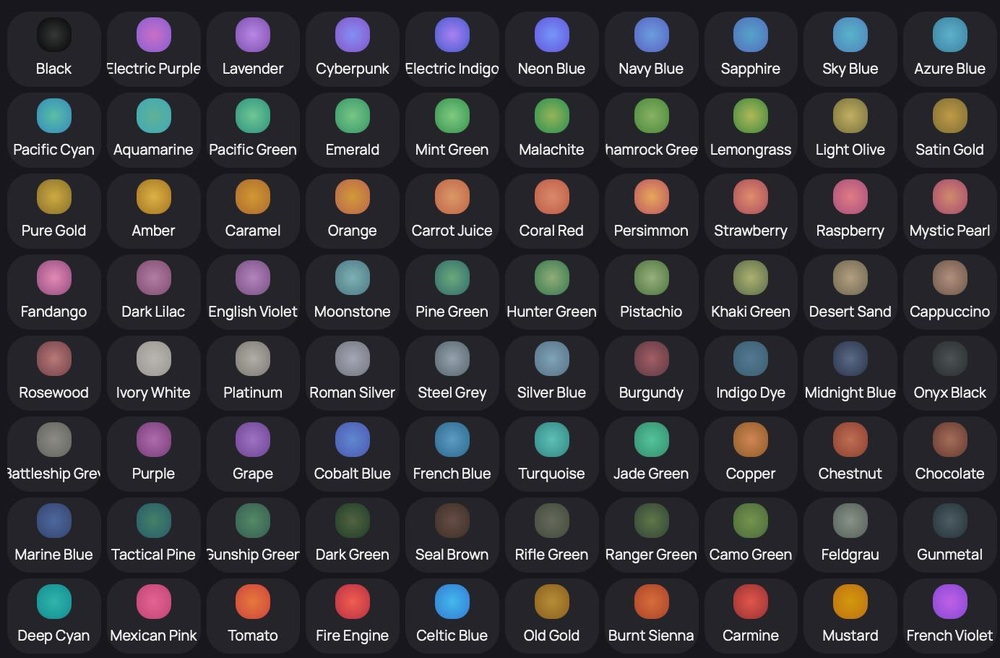
#> input picture color-sorting/input/photo_2025-12-19_12-09-33.jpg, 1000 x 658 px, shrunk from 1384 x 910 before the run
$ python sort_colors_cut.py
#> lines starting #> are read from the running program, lines starting #| are printed output that depends on the picture
#!/usr/bin/env python3
"""
Нарезает оригинальное изображение на 80 ячеек и пересобирает
в порядке от чёрного к белому.
"""

from PIL import Image
import colorsys


def get_luminance(rgb: tuple[int, int, int]) -> float:
    """Относительная яркость (0-1)."""
    r, g, b = [x / 255.0 for x in rgb]
    return 0.299 * r + 0.587 * g + 0.114 * b


def get_hue(rgb: tuple[int, int, int]) -> float:
    """Оттенок (0-1)."""
    r, g, b = [x / 255.0 for x in rgb]
    h, l, s = colorsys.rgb_to_hls(r, g, b)
    return h


def extract_cell_color(cell: Image.Image) -> tuple[int, int, int]:
    """Извлекает средний цвет из центра ячейки (где кружок)."""
    width, height = cell.size

    # Центр кружка (немного выше центра ячейки, т.к. под ним текст)
    cx, cy = width // 2, height // 2 - 10

    # Семплируем область
    samples = []
    for dx in range(-8, 9):
        for dy in range(-8, 9):
            px, py = cx + dx, cy + dy
            if 0 <= px < width and 0 <= py < height:
                samples.append(cell.getpixel((px, py)))

    if samples:
        avg_r = sum(s[0] for s in samples) // len(samples)
        avg_g = sum(s[1] for s in samples) // len(samples)
        avg_b = sum(s[2] for s in samples) // len(samples)
        return (avg_r, avg_g, avg_b)

    return (128, 128, 128)


def main():
    input_image = "../input/photo_2025-12-19_12-09-33.jpg"
    output_image = "../output/sorted_colors_original.png"

    print(f"Открываю {input_image}...")
    img = Image.open(input_image).convert("RGB")
#> img is the input picture: PIL image 1000x658 RGB; mean R, G, B 52.6, 50.9, 55.8
    width, height = img.size
#> width = 1000; height = 658
    print(f"Размер: {width}x{height}")
#| Размер: 1000x658

    cols, rows = 10, 8
    cell_width = width // cols
#> cell_width = 100
    cell_height = height // rows
#> cell_height = 82
    print(f"Размер ячейки: {cell_width}x{cell_height}")
#| Размер ячейки: 100x82

    # Нарезаем на ячейки
    print("Нарезаю на 80 ячеек...")
    cells = []
    for row in range(rows):
        for col in range(cols):
            x1 = col * cell_width
            y1 = row * cell_height
            x2 = x1 + cell_width
            y2 = y1 + cell_height

            cell = img.crop((x1, y1, x2, y2))
            color = extract_cell_color(cell)
            cells.append((cell, color))
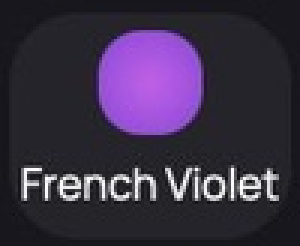
#> cell: PIL image 100x82 RGB (shown 3 times larger); mean R, G, B 58.3, 47.5, 69.7
#> after the loop, cells = 80 items

    print(f"Извлечено {len(cells)} ячеек")
#| Извлечено 80 ячеек

    # Сортируем по яркости, затем по оттенку
    print("Сортирую от тёмного к светлому...")
    sorted_cells = sorted(cells, key=lambda x: (get_luminance(x[1]), get_hue(x[1])))
#> sorted_cells = 80 items

    # Собираем новое изображение
    print("Собираю новое изображение...")
    new_img = Image.new("RGB", (width, height))
#> new_img: PIL image 1000x658 RGB; every value is 0

    idx = 0
    for row in range(rows):
        for col in range(cols):
            x = col * cell_width
            y = row * cell_height
            new_img.paste(sorted_cells[idx][0], (x, y))
            idx += 1
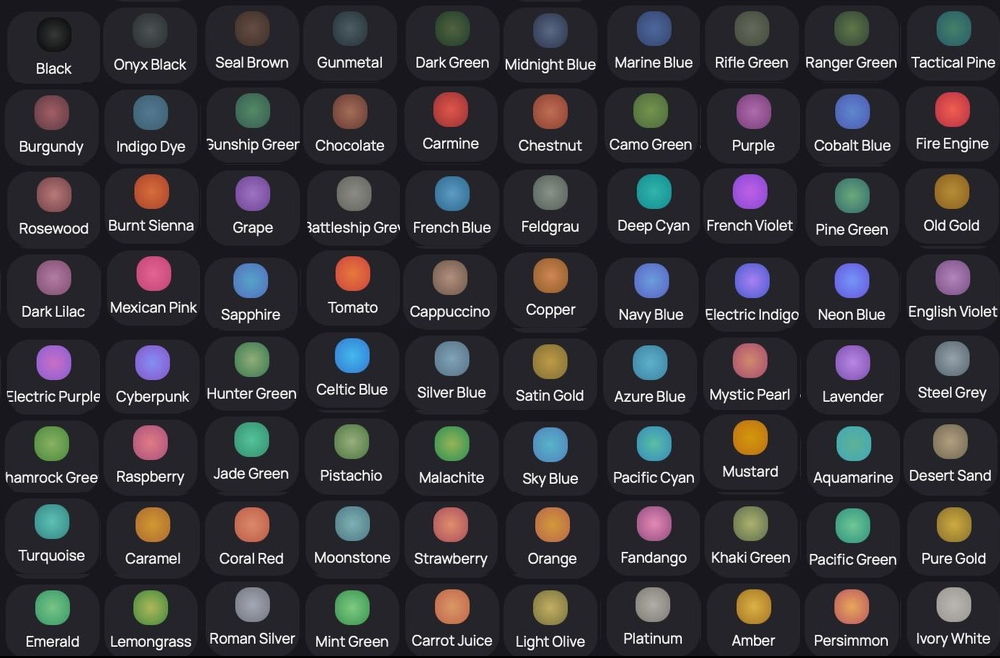
#> new_img: PIL image 1000x658 RGB; mean R, G, B 52.5, 50.9, 55.7
#> after the loop, idx = 80

    new_img.save(output_image, quality=95)
    print(f"\nСохранено: {output_image}")
    print(f"Размер: {width}x{height} px")
#| Размер: 1000x658 px

    # Выводим порядок яркости
    print("\nПорядок (первые и последние 5):")
    for i in [0, 1, 2, 3, 4]:
        lum = get_luminance(sorted_cells[i][1])
        print(f"  {i+1}. L={lum:.3f}")
#> this loop made 5 passes
#> lum on passes 1 to 5: 0.151, 0.278, 0.288, 0.299, 0.305
#|   1. L=0.151
#|   2. L=0.278
#|   3. L=0.288
#|   4. L=0.299
#|   5. L=0.305
    print("  ...")
    for i in [75, 76, 77, 78, 79]:
        lum = get_luminance(sorted_cells[i][1])
        print(f"  {i+1}. L={lum:.3f}")
#> this loop made 5 passes
#> lum on passes 1 to 5: 0.607, 0.624, 0.631, 0.633, 0.68
#|   76. L=0.607
#|   77. L=0.624
#|   78. L=0.631
#|   79. L=0.633
#|   80. L=0.680


if __name__ == "__main__":
    main()
